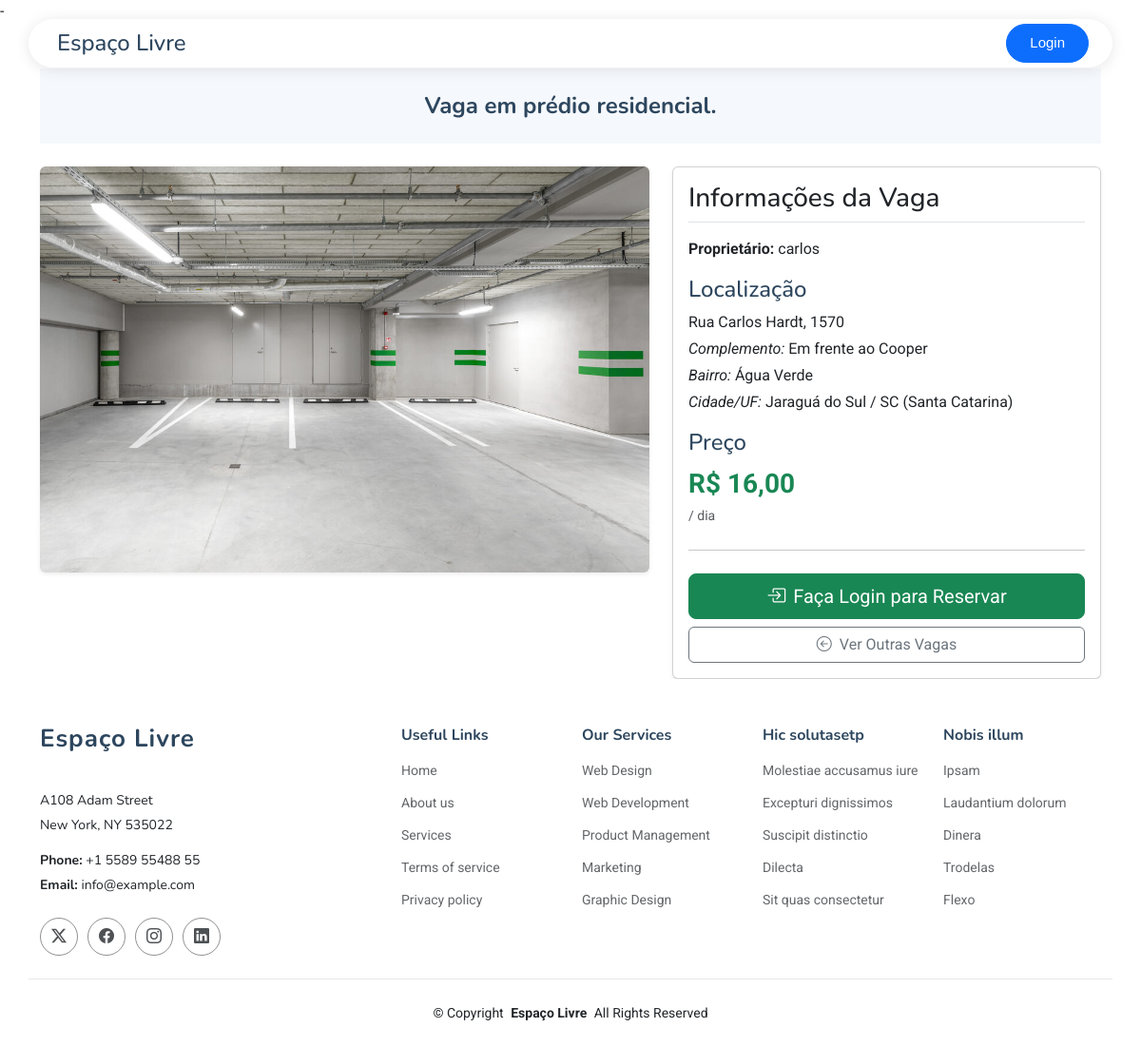
/detalhes_vaga.php?id=9, run on the app's committed database.
### tables this page shows
CREATE TABLE `vagas` (
  `id` int(20) NOT NULL,
  `descricao` text NOT NULL,
  `cep` varchar(20) NOT NULL,
  `cidade` varchar(255) NOT NULL,
  `bairro` varchar(255) NOT NULL,
  `endereco` varchar(255) NOT NULL,
  `numero` varchar(20) DEFAULT NULL,
  `complemento` varchar(255) DEFAULT NULL,
  `foto_vaga` varchar(255) NOT NULL,
  `preco` decimal(10,2) NOT NULL,
  `id_uf` int(20) NOT NULL,
  `id_usuario` int(20) NOT NULL,
  `dataCadastro` date DEFAULT curdate()
);

CREATE TABLE `usuarios` (
  `id` int(20) NOT NULL,
  `nome` varchar(255) NOT NULL,
  `cpf` varchar(20) DEFAULT NULL,
  `telefone` varchar(20) DEFAULT NULL,
  `email` varchar(255) NOT NULL,
  `senha` varchar(255) NOT NULL,
  `dataCadastro` date DEFAULT curdate(),
  `nivel_acesso` int(11) NOT NULL DEFAULT 1
);

CREATE TABLE `estados` (
  `id` int(20) NOT NULL,
  `uf` varchar(2) NOT NULL,
  `nome` varchar(50) NOT NULL
);

### detalhes_vaga.php (the view, shortened to what this page needs)
<?php
include_once 'conexao.php';
$id_vaga_get = filter_input(INPUT_GET, 'id', FILTER_VALIDATE_INT);
$vaga = null;
$feedback_message = null;
if (!$id_vaga_get) {
    $feedback_message = ['type' => 'danger', 'message' => 'ID da vaga inválido ou não fornecido.'];
} else {
    try {
        $sql = "SELECT v.*,
                       e.nome AS estado_nome, e.uf AS estado_uf,
                       u.nome AS proprietario_nome
                FROM vagas v
                LEFT JOIN estados e ON v.id_uf = e.id
                LEFT JOIN usuarios u ON v.id_usuario = u.id
                WHERE v.id = :id_vaga";
        $stmt = $conn->prepare($sql);
        $stmt->bindParam(':id_vaga', $id_vaga_get, PDO::PARAM_INT);
        $stmt->execute();
        $vaga = $stmt->fetch(PDO::FETCH_ASSOC);
    } catch (PDOException $e) {
        error_log("Erro ao buscar detalhes da vaga ID $id_vaga_get: " . $e->getMessage());
        $feedback_message = ['type' => 'danger', 'message' => 'Erro ao carregar detalhes da vaga. Tente novamente mais tarde.'];
    }
}
?>
<!DOCTYPE html>
<html lang="pt-br">
<?php require_once 'components/head.php';  ?>
<body>
    <?php require_once 'components/header.php';  ?>
    <main class="main">
        <div class="container mt-4 pt-lg-4">
            <?php if ($vaga): ?>
                <div class="page-title light-background mb-4">
                    <div class="container">
                        <h1 class="mb-0 display-5"><?= htmlspecialchars($vaga['descricao']) ?></h1>
                    </div>
                </div>
                <div class="row">
                    <div class="col-lg-7 mb-4">
                        <?php if (!empty($vaga['foto_vaga'])): ?>
                            <img src="<?= htmlspecialchars($vaga['foto_vaga']) ?>" class="img-fluid rounded shadow-sm" alt="Foto da Vaga: <?= htmlspecialchars($vaga['descricao']) ?>" style="width:100%; max-height: 550px; object-fit: cover;">
                        <?php else: ?>
                            <div class="bg-light rounded d-flex align-items-center justify-content-center text-muted" style="height: 300px; width:100%;">
                                <i class="bi bi-image" style="font-size: 3rem;"></i> <span class="ms-2">Sem imagem disponível</span>
                            </div>
                        <?php endif; ?>
                    </div>
                    <div class="col-lg-5">
                        <div class="card shadow-sm">
                            <div class="card-body">
                                <h3 class="card-title border-bottom pb-2 mb-3">Informações da Vaga</h3>
                                <p><strong>Proprietário:</strong> <?= htmlspecialchars($vaga['proprietario_nome']) ?></p>
                                <h4 class="mt-3">Localização</h4>
                                <p class="mb-1"><?= htmlspecialchars($vaga['endereco']) ?>, <?= htmlspecialchars($vaga['numero']) ?></p>
                                <?php if (!empty($vaga['complemento'])): ?>
                                    <p class="mb-1"><em>Complemento:</em> <?= htmlspecialchars($vaga['complemento']) ?></p>
                                <?php endif; ?>
                                <p class="mb-1"><em>Bairro:</em> <?= htmlspecialchars($vaga['bairro']) ?></p>
                                <p><em>Cidade/UF:</em> <?= htmlspecialchars($vaga['cidade']) ?> / <?= htmlspecialchars($vaga['estado_uf']) ?> (<?= htmlspecialchars($vaga['estado_nome']) ?>)</p>
                                <h4 class="mt-3">Preço</h4>
                                <p class="fs-3 fw-bold text-success mb-0">R$ <?= number_format($vaga['preco'], 2, ',', '.') ?></p>
                                <p class="text-muted"><small>/ dia</small></p>
                                <hr class="my-4">
                                <?php
                                $voltar_para = "buscaVagas.php";
                                $texto_voltar = "Ver Outras Vagas";
                                if (isset($_SESSION['id'])) {
                                    if ($_SESSION['id'] == $vaga['id_usuario']) {
                                        echo '<a href="editVaga.php?id=' . $vaga['id'] . '" class="btn btn-primary w-100 mb-2"><i class="bi bi-pencil-square me-2"></i>Editar Minha Vaga</a>';
                                    } else {
                                        echo '<a href="cadastrarReserva.php?id=' . $vaga['id'] . '" class="btn btn-success btn-lg w-100 mb-2"><i class="bi bi-calendar-check me-2"></i>Reservar Esta Vaga</a>';
                                    }
                                } else {
                                    echo '<a href="login.php?redirect=detalhes_vaga.php?id=' . $vaga['id'] . '" class="btn btn-success btn-lg w-100 mb-2"><i class="bi bi-box-arrow-in-right me-2"></i>Faça Login para Reservar</a>';
                                }
                                echo '<a href="' . htmlspecialchars($voltar_para) . '" class="btn btn-outline-secondary w-100"><i class="bi bi-arrow-left-circle me-2"></i>' . $texto_voltar . '</a>';
                                ?>
                            </div>
                        </div>
                    </div>
                </div>
            <?php elseif (!$feedback_message && !$id_vaga_get):  ?>
                <div class="alert alert-info text-center">Por favor, especifique uma vaga para ver os detalhes. <a href="buscaVagas.php">Buscar vagas</a>.</div>
            <?php endif; ?>
        </div>
    </main>
    <?php require_once 'components/footer.php';  ?>
</body>
</html>

### assets/css/main.css (style rules this page uses)
:root { --default-font: "Roboto", system-ui, -apple-system, "Segoe UI", Roboto, "Helvetica Neue", Arial, "Noto Sans", "Liberation Sans", sans-serif, "Apple Color Emoji", "Segoe UI Emoji", "Segoe UI Symbol", "Noto Color Emoji"; --heading-font: "Nunito", sans-serif; --nav-font: "Inter", sans-serif; }
:root { --background-color: #ffffff; --default-color: #212529; --heading-color: #2d465e; --accent-color: #0d83fd; --surface-color: #ffffff; --contrast-color: #ffffff; }
:root { --nav-color: #212529; --nav-hover-color: #0d83fd; --nav-mobile-background-color: #ffffff; --nav-dropdown-background-color: #ffffff; --nav-dropdown-color: #212529; --nav-dropdown-hover-color: #0d83fd; }
.light-background { --background-color: #f3f9ff; --surface-color: #ffffff; }
:root { scroll-behavior: smooth; }
body { color: var(--default-color); background-color: var(--background-color); font-family: var(--default-font); }
a { color: var(--accent-color); text-decoration: none; transition: 0.3s; }
h1, h2, h3, h4, h5, h6 { color: var(--heading-color); font-family: var(--heading-font); }
.page-title { color: var(--default-color); background-color: var(--background-color); padding: 170px 0 80px 0; text-align: center; position: relative; }
.page-title h1 { font-size: 42px; font-weight: 700; margin-bottom: 10px; }

### data on the page
vagas: descricao "Vaga em prédio residencial.", foto_vaga (picture), id_usuario.nome "carlos", endereco "Rua Carlos Hardt", numero "1570", complemento "Em frente ao Cooper", bairro "Água Verde", cidade "Jaraguá do Sul", id_uf.uf "SC", id_uf.nome "Santa Catarina", preco "16,00"

### other printed values
$texto_voltar "Ver Outras Vagas"
